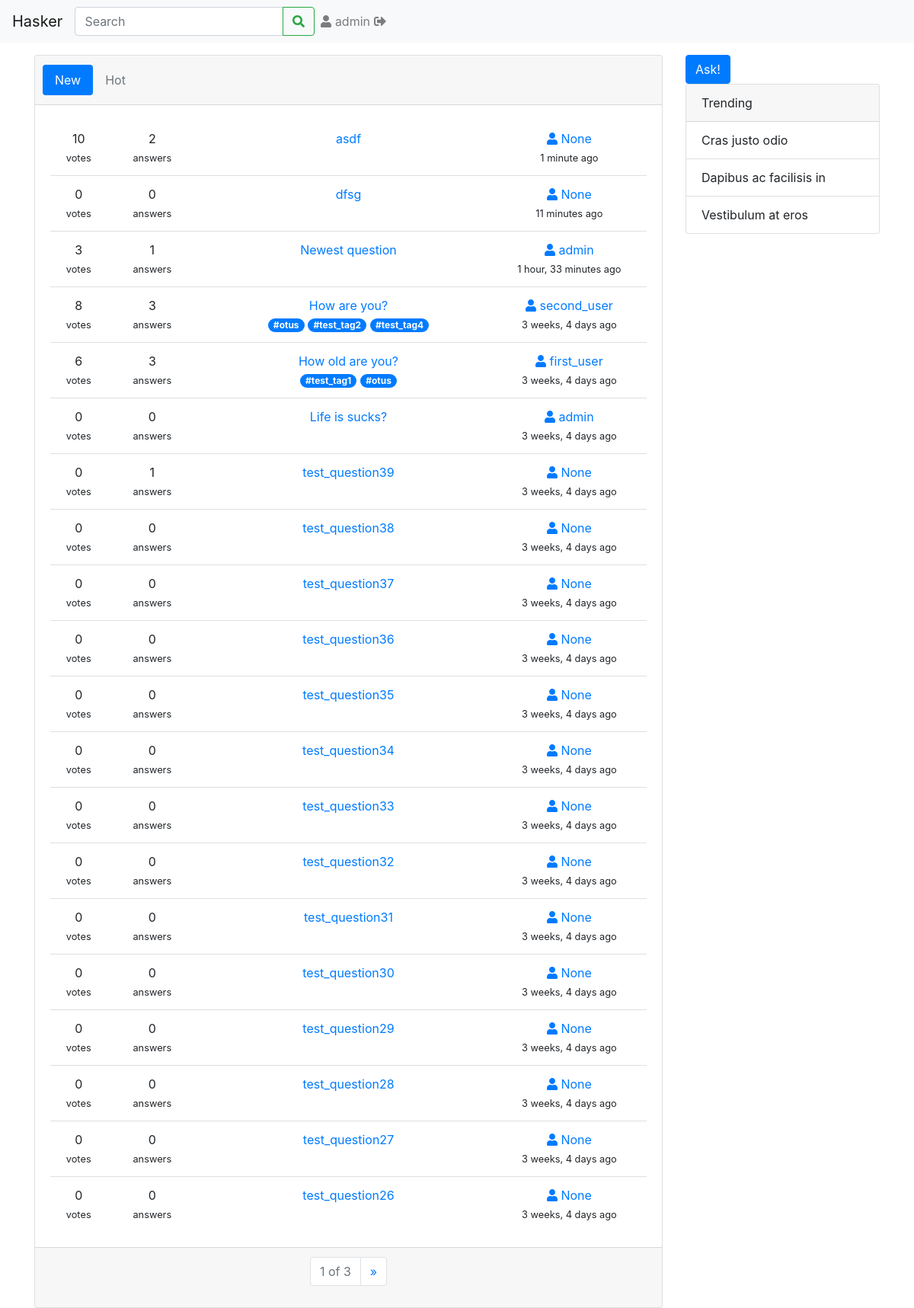
/qa/ (signed in), run on the app's committed database.
### qa/models.py (models this page shows, shortened)
class Question(models.Model):
    header = models.CharField(max_length=100)
    text = models.TextField()
    pub_date = models.DateTimeField(default=timezone.now)
    author = models.ForeignKey(User, on_delete=models.SET_NULL, null=True, blank=True)
    right_answer = models.ForeignKey(Answer, on_delete=models.SET_NULL, null=True, blank=True)
    votes = models.IntegerField(default=0)

class Tag(models.Model):
    word = models.CharField(max_length=30)
    questions = models.ManyToManyField(Question, blank=True)
    def __str__(self):
        return self.word

### qa/views.py (the view)
# urls.py: path('', views.IndexView.as_view(), name='index'),
class IndexView(ListView):
    model = Question
    template_name = 'qa/index.html'
    paginate_by = 20
    def get_ordering(self):
        return '-pub_date'

### qa/templates/qa/index.html (shortened to what this page needs)
{% extends 'qa/base.html' %}
{% block body %}
    <div class="card text-center">
        <div class="card-header">
            <ul class="nav nav-pills card-header-pills">
                <li class="nav-item">
                    <a class="nav-link active" href="#">New</a>
                </li>
                <li class="nav-item">
                    <a class="nav-link disabled" href="#" tabindex="-1" aria-disabled="true">Hot</a>
                </li>
            </ul>
        </div>
        <div class="card-body">
            <ul class="list-group list-group-flush">
                {% for question in question_list %}
                    <li class="list-group-item">
                        <div class="row">
                            <div class="col-1">
                                <div class="row">
                                    <div class="col">
                                        {{ question.votes }}
                                    </div>
                                </div>
                                <div class="row">
                                    <div class="col">
                                        <small>votes</small>
                                    </div>
                                </div>
                            </div>
                            <div class="col-2">
                                <div class="row">
                                    <div class="col">
                                        {{ question.answer_set.count }}
                                    </div>
                                </div>
                                <div class="row">
                                    <div class="col">
                                        <small>answers</small>
                                    </div>
                                </div>
                            </div>
                            <div class="col">
                                <div class="row">
                                    <div class="col">
                                        <a href="{% url 'qa:question_view' question.id %}">{{ question.header }}</a>
                                    </div>
                                </div>
                                {% if question.tag_set.count %}
                                    <div class="row">
                                        <div class="col">
                                            {% for tag in question.tag_set.all %}
                                                <a href="#" class="badge badge-pill badge-primary">#{{ tag }}</a>
                                            {% endfor %}
                                        </div>
                                    </div>
                                {% endif %}
                            </div>
                            <div class="col-3">
                                <div class="row">
                                    <div class="col">
                                        <a href="#"><i class="fas fa-user"></i> {{ question.author }}</a>
                                    </div>
                                </div>
                                <div class="row">
                                    <div class="col">
                                        <small>{{ question.pub_date|timesince }} ago</small>
                                    </div>
                                </div>
                            </div>
                        </div>
                    </li>
                {% endfor %}
            </ul>
        </div>
        <div class="card-footer">
            <nav aria-label="Page navigation">
                <ul class="pagination justify-content-center">
                    <li class="page-item disabled">
                        <span class="page-link">{{ page_obj.number }} of {{ page_obj.paginator.num_pages }}</span>
                    </li>
                    {% if page_obj.has_next %}
                        <li class="page-item">
                            <a class="page-link" href="?page={{ page_obj.next_page_number }}" aria-label="Next">
                                <span aria-hidden="true">&raquo;</span>
                            </a>
                        </li>
                    {% endif %}
                </ul>
            </nav>
        </div>
    </div>
{% endblock %}

### qa/templates/qa/base.html (shortened to what this page needs)
{% load static %}
<!doctype html>
<html lang="en">
<head>
    <link rel="stylesheet" href="{% static 'qa/css/bootstrap.min.css' %}">
</head>
<body>
<nav class="navbar navbar-expand-lg navbar-light bg-light mb-3">
    <a class="navbar-brand" href="{% url 'qa:index' %}">Hasker</a>
    <div class="collapse navbar-collapse" id="navbarSupportedContent">
        <form class="form-inline my-2 my-lg-0">
            <div class="input-group">
                <input class="form-control" type="search" placeholder="Search" aria-label="Search">
                <div class="input-group-append">
                    <button class="btn btn-outline-success my-2 my-sm-0" type="submit">
                        <i class="fas fa-search"></i>
                    </button>
                </div>
            </div>
        </form>
        {% if user.is_authenticated %}
            <ul class="navbar-nav mr-auto">
                <li class="nav-item">
                    <a class="nav-link" href="#"><i class="fas fa-user"></i> {{ user.username }} <i
                            class="fas fa-sign-out-alt"></i></a>
                </li>
            </ul>
        {% endif %}
    </div>
</nav>
<div role="main" class="container">
    <div class="row">
        <div class="col">
            {% block body %}{% endblock %}
        </div>
        <div class="col-3">
            {% if user.is_authenticated %}
                <a href="{% url 'qa:ask_view' %}" class="btn btn-primary">Ask!</a>
            {% endif %}
            <div class="card">
                <div class="card-header">
                    Trending
                </div>
                <ul class="list-group list-group-flush">
                    <li class="list-group-item">Cras justo odio</li>
                    <li class="list-group-item">Dapibus ac facilisis in</li>
                    <li class="list-group-item">Vestibulum at eros</li>
                </ul>
            </div>
        </div>
    </div>
</div>
</body>
</html>

### data on the page
Question: votes "10", answer_set.count "2", header "asdf", author "None", pub_date "1 minute"
Question: votes "0", answer_set.count "0", header "dfsg", author "None", pub_date "11 minutes"
Question: votes "3", answer_set.count "1", header "Newest question", author "admin", pub_date "1 hour, 33 minutes"
Question: votes "8", answer_set.count "3", header "How are you?", author "second_user", pub_date "3 weeks, 4 days"
Tag: word "otus"
Tag: word "test_tag2"
Tag: word "test_tag4"
Question: votes "6", answer_set.count "3", header "How old are you?", author "first_user", pub_date "3 weeks, 4 days"
Tag: word "test_tag1"
Question: votes "0", answer_set.count "0", header "Life is sucks?", author "admin", pub_date "3 weeks, 4 days"
Question: votes "0", answer_set.count "1", header "test_question39", author "None", pub_date "3 weeks, 4 days"
Question: votes "0", answer_set.count "0", header "test_question38", author "None", pub_date "3 weeks, 4 days"
Question: votes "0", answer_set.count "0", header "test_question37", author "None", pub_date "3 weeks, 4 days"
Question: votes "0", answer_set.count "0", header "test_question36", author "None", pub_date "3 weeks, 4 days"
Question: votes "0", answer_set.count "0", header "test_question35", author "None", pub_date "3 weeks, 4 days"
Question: votes "0", answer_set.count "0", header "test_question34", author "None", pub_date "3 weeks, 4 days"
Question: votes "0", answer_set.count "0", header "test_question33", author "None", pub_date "3 weeks, 4 days"
Question: votes "0", answer_set.count "0", header "test_question32", author "None", pub_date "3 weeks, 4 days"
Question: votes "0", answer_set.count "0", header "test_question31", author "None", pub_date "3 weeks, 4 days"
Question: votes "0", answer_set.count "0", header "test_question30", author "None", pub_date "3 weeks, 4 days"
Question: votes "0", answer_set.count "0", header "test_question29", author "None", pub_date "3 weeks, 4 days"
Question: votes "0", answer_set.count "0", header "test_question28", author "None", pub_date "3 weeks, 4 days"
Question: votes "0", answer_set.count "0", header "test_question27", author "None", pub_date "3 weeks, 4 days"
Question: votes "0", answer_set.count "0", header "test_question26", author "None", pub_date "3 weeks, 4 days"

### other printed values
{{ user.username }} "admin"
{{ page_obj.number }} "1"
{{ page_obj.paginator.num_pages }} "3"
